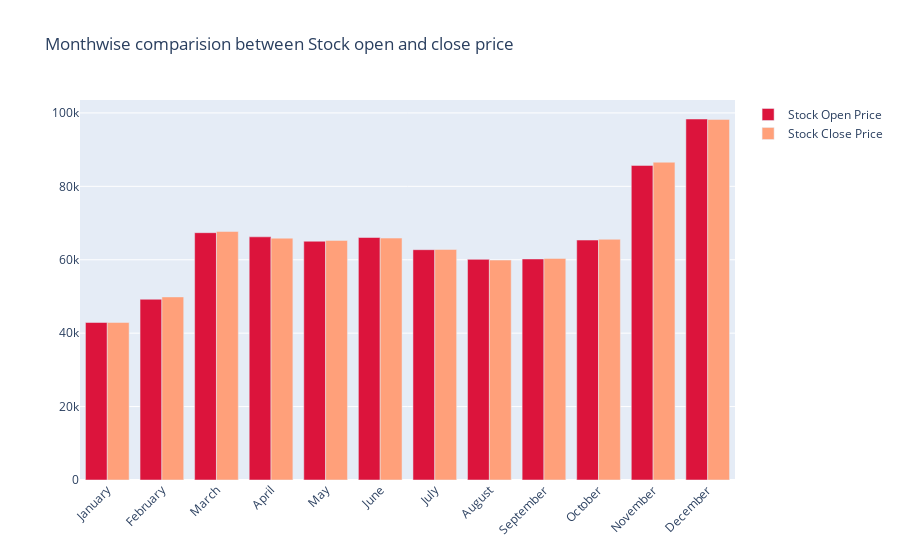

Notebook source saved alongside this figure:
### Code cell
fig = go.Figure()

fig.add_trace(go.Bar(
    x=monthvise.index,
    y=monthvise['Open'],
    name='Stock Open Price',
    marker_color='crimson'
))
fig.add_trace(go.Bar(
    x=monthvise.index,
    y=monthvise['Close'],
    name='Stock Close Price',
    marker_color='lightsalmon'
))

fig.update_layout(barmode='group', xaxis_tickangle=-45, 
                  title='Monthwise comparision between Stock open and close price')
fig.show()

### Figure 1 — Plotly figure (JSON) as saved in the notebook; plotly's stock layout.template omitted (floating-point values rounded to 4 significant figures)
{"data": [{"marker": {"color": "crimson"}, "name": "Stock Open Price", "type": "bar", "x": ["January", "February", "March", "April", "May", "June", "July", "August", "September", "October", "November", "December"], "y": [42910.0, 49230.0, 67370.0, 66240.0, 65040.0, 66060.0, 62740.0, 60100.0, 60210.0, 65360.0, 85700.0, 98340.0]}, {"marker": {"color": "lightsalmon"}, "name": "Stock Close Price", "type": "bar", "x": ["January", "February", "March", "April", "May", "June", "July", "August", "September", "October", "November", "December"], "y": [42920.0, 49880.0, 67700.0, 65880.0, 65270.0, 65900.0, 62800.0, 59920.0, 60360.0, 65580.0, 86570.0, 98230.0]}], "layout": {"barmode": "group", "title": {"text": "Monthwise comparision between Stock open and close price"}, "xaxis": {"tickangle": -45}}}
